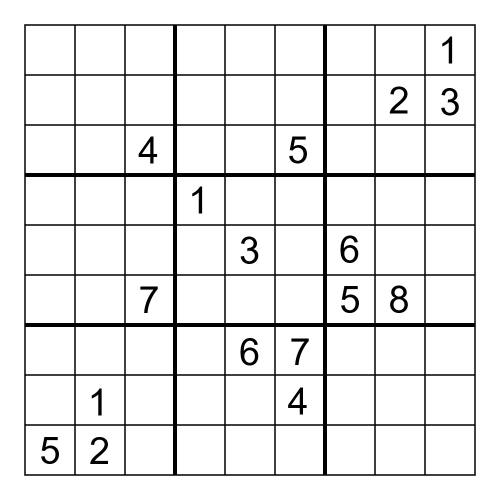
#> input picture Projeto-Sudoku/sudoku/Sudoku4.jpg, 1000 x 1000 px (shown at 1/2 size); its folder holds only this picture in this run
$ python 'código-sudoku.py'
#> lines starting #> are read from the running program, lines starting #| are printed output that depends on the picture; after the words box and inside, x2 and y2 are one past the last pixel; in counts of white or black regions, pixels touching at a corner belong together
#Guilherme Proença Cravo da Costa - 160068

from cv2 import cv2
import numpy as np
import glob

for g in glob.glob("data/sudoku/*.jpg"): # Criar uma pasta chamada 'sudoku' com as imagens
    img = cv2.imread(g, cv2.IMREAD_COLOR)
#> img is the input picture: shape (1000, 1000, 3); min 0, max 255, mean 234
    img = cv2.resize(img,(600,600))
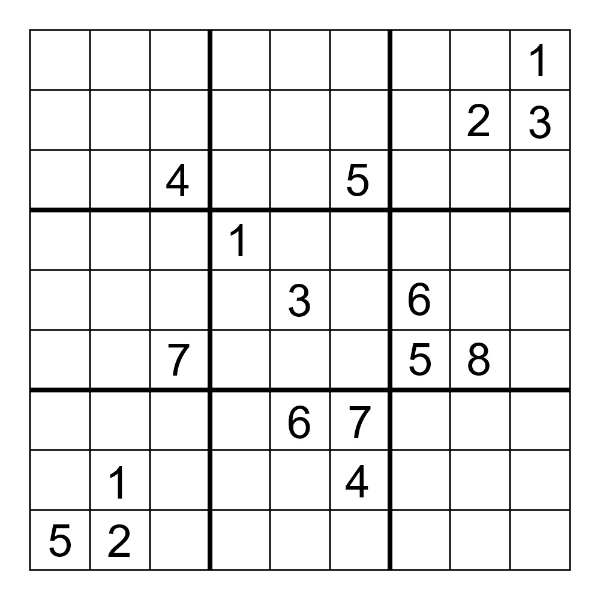
#> img: shape (600, 600, 3); min 0, max 255, mean 234.9

    _,img2 = cv2.threshold(img,200,255,cv2.THRESH_BINARY_INV)
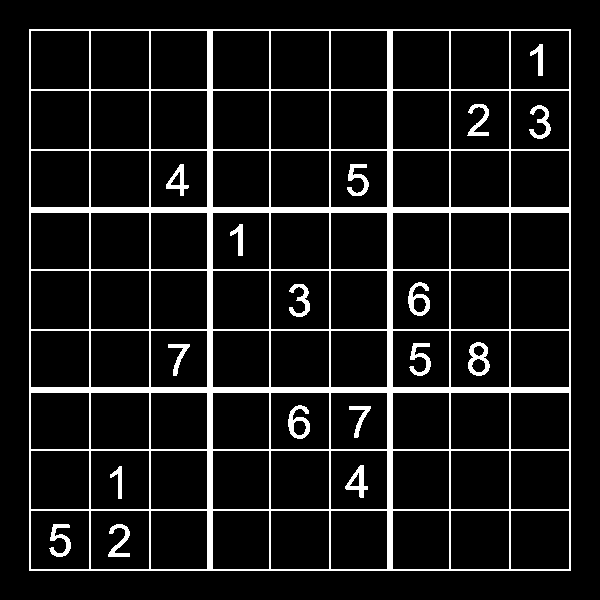
#> img2: shape (600, 600, 3); 9.6% white; 18 white regions, largest, box (x1, y1, x2, y2) and area: (29, 29, 571, 571) 29568, (468, 342, 490, 376) 373, (408, 282, 430, 316) 363
    imgray = cv2.cvtColor(img2,cv2.COLOR_BGR2GRAY)
#> imgray: shape (600, 600); 9.6% white; 18 white regions

    ret,thresh = cv2.threshold(imgray,127,255,0)

    contours, hierarchy = cv2.findContours(thresh,cv2.RETR_CCOMP,cv2.CHAIN_APPROX_SIMPLE)
#> contours = 105 contours; largest, box (x1, y1, x2, y2) and area: (29, 29, 571, 571) 292681, (510, 510, 570, 570) 3479, (450, 510, 510, 570) 3479, (270, 510, 330, 570) 3479, (90, 510, 150, 570) 3479
    hierarchy = hierarchy[0]

    for i in zip(contours,hierarchy):
        contorno_atual = i[0]
        hierarquia_atual = i[1]
        x,y,w,h = cv2.boundingRect(contorno_atual)

        if (hierarquia_atual[3] < 0):
            if (hierarquia_atual[0] > -1 and x+w < 580 and y+h < 590 and w < 40):
                cv2.rectangle(img, (x,y), (x+w,y+h),(0,0,255), 2)
#> this loop made 105 passes
#> (x, y, w, h) on passes 1 to 12: (108, 524, 22, 33), (49, 524, 22, 33), (110, 466, 12, 33), (345, 465, 23, 33), (349, 472, 11, 15), (349, 406, 22, 32), (288, 405, 22, 34), (293, 420, 14, 16), (168, 344, 22, 32), (409, 343, 22, 33), (468, 342, 22, 34), (471, 358, 15, 15)
#> (contorno_atual, x, y, w, h) on pass 24: ([[29, 29], [29, 570], [570, 570], [570, 29]], 29, 29, 542, 542)
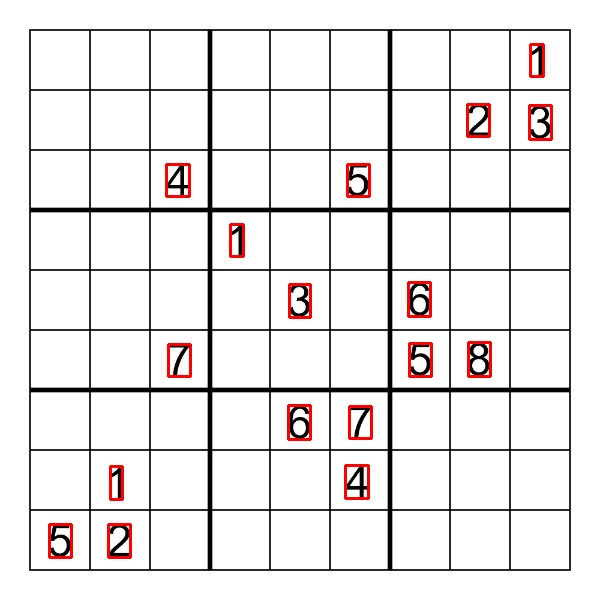
#> img: shape (600, 600, 3); 1.49% of pixels changed, all inside (x1, y1, x2, y2) = (48, 43, 553, 559)

    cv2.imshow('sudoku',img)
    cv2.waitKey(3000)

cv2.destroyAllWindows()

$ run again, on Projeto-Sudoku/sudoku/sudoku2.jpg
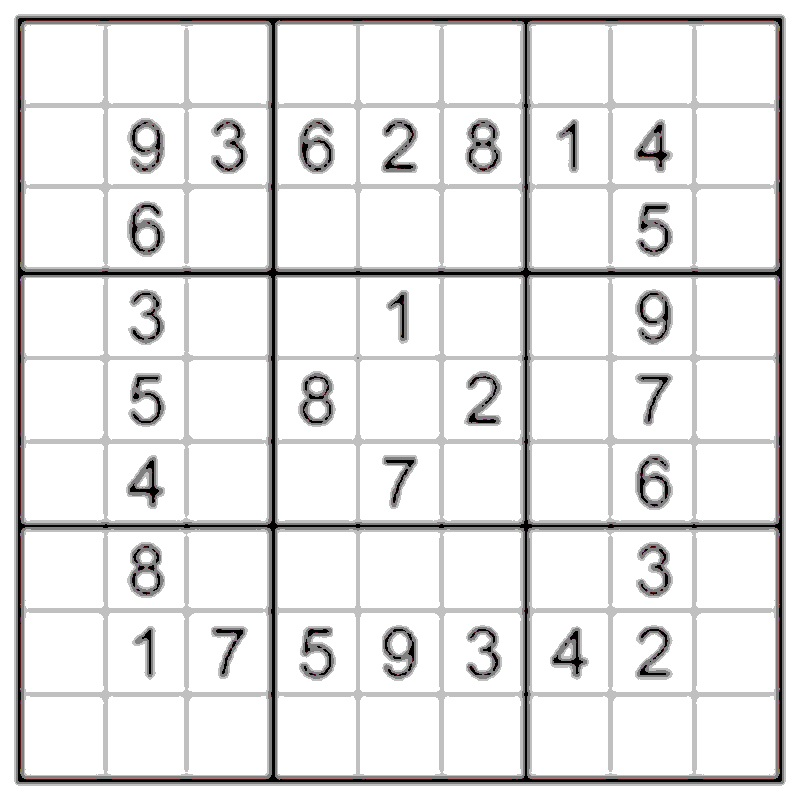
#> input picture Projeto-Sudoku/sudoku/sudoku2.jpg, 800 x 800 px
#> img is the input picture: shape (800, 800, 3); mean B, G, R 229.8, 229.8, 230.4
#> `ret,thresh = cv2.threshold(imgray,127,255,0)`:
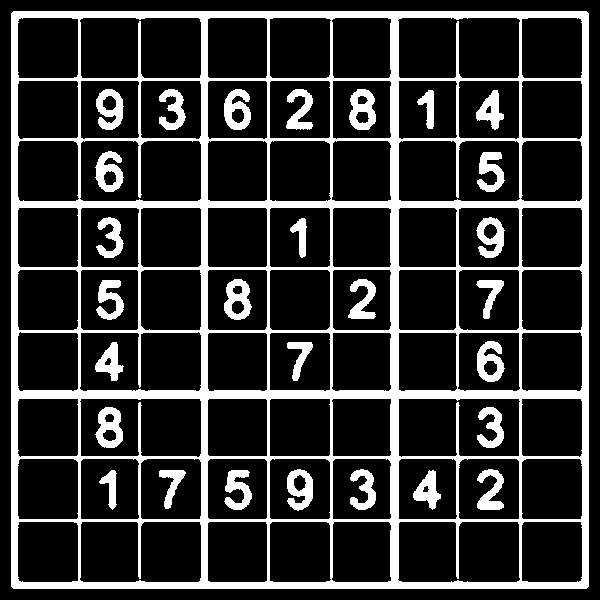
#> thresh: shape (600, 600); 19.4% white; 29 white regions
#> contours = 116 contours; largest, box (x1, y1, x2, y2) and area: (11, 11, 589, 589) 332921, (397, 521, 521, 583) 7236, (397, 17, 521, 79) 7234, (79, 521, 202, 583) 7232, (79, 17, 202, 79) 7232
#> the loop `for i in zip(contours,hierarchy):` made 116 passes
#> (x, y, w, h) on passes 1 to 8: (413, 470, 28, 40), (422, 485, 8, 8), (224, 470, 28, 40), (159, 470, 27, 39), (99, 470, 18, 40), (477, 469, 27, 41), (350, 469, 26, 41), (287, 469, 26, 42)
#> after the loop `for i in zip(contours,hierarchy):`:
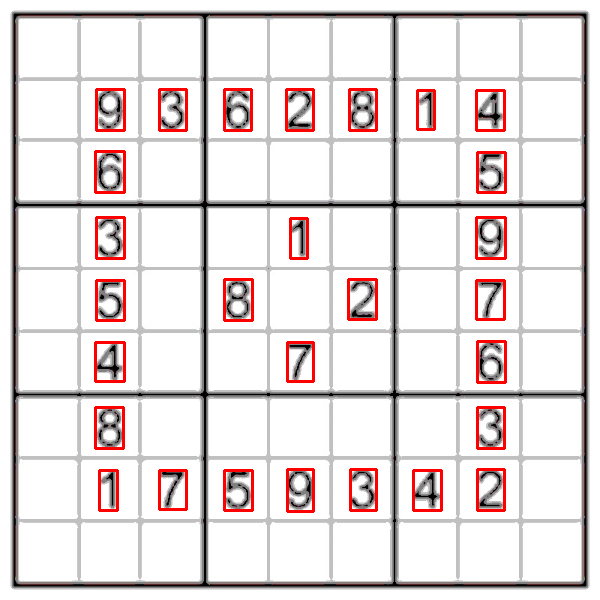
#> img: shape (600, 600, 3); mean B, G, R 222.3, 222.3, 230.7

$ run again, on Projeto-Sudoku/sudoku/sudoku3.jpg
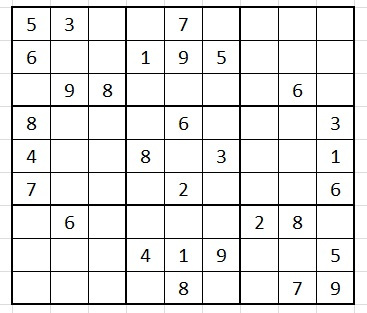
#> input picture Projeto-Sudoku/sudoku/sudoku3.jpg, 367 x 313 px
#> img is the input picture: shape (313, 367, 3); mean B, G, R 232.2, 232.4, 232.3
#> `ret,thresh = cv2.threshold(imgray,127,255,0)`:
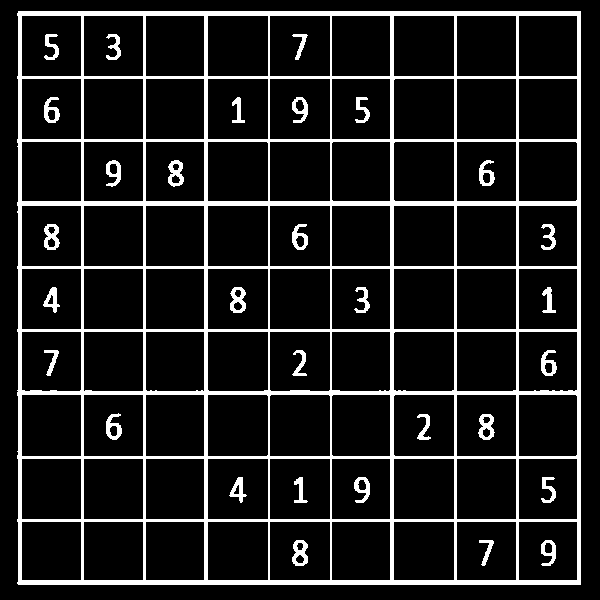
#> thresh: shape (600, 600); 12.3% white; 31 white regions
#> contours = 133 contours; largest, box (x1, y1, x2, y2) and area: (17, 11, 581, 585) 322064, (393, 394, 455, 457) 3777, (269, 394, 331, 457) 3777, (207, 394, 269, 457) 3777, (393, 458, 455, 520) 3719
#> the loop `for i in zip(contours,hierarchy):` made 133 passes
#> (x, y, w, h) on passes 1 to 8: (541, 540, 15, 26), (544, 542, 9, 12), (479, 540, 15, 26), (292, 540, 16, 26), (295, 554, 10, 10), (296, 542, 8, 9), (541, 477, 15, 26), (354, 477, 16, 26)
#> after the loop `for i in zip(contours,hierarchy):`:
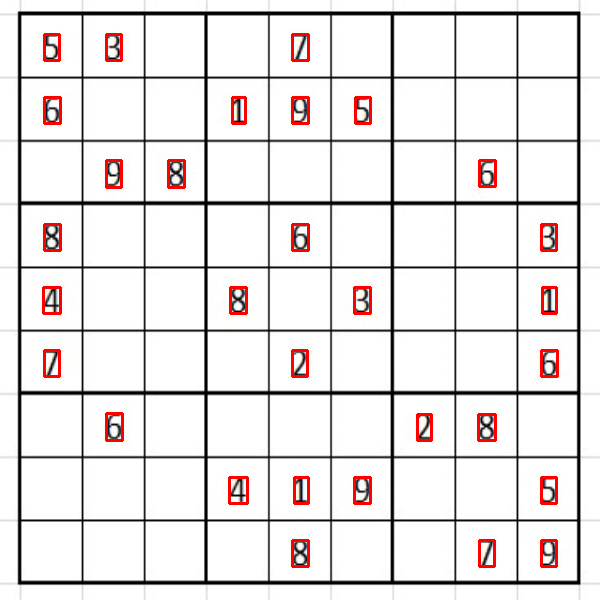
#> img: shape (600, 600, 3); mean B, G, R 227.5, 227.7, 232.8

$ run again, on Projeto-Sudoku/sudoku/sudoku5.jpg
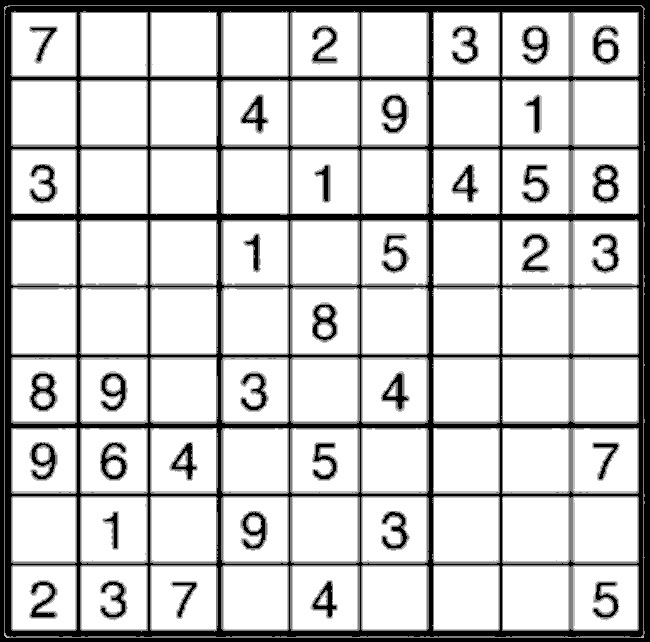
#> input picture Projeto-Sudoku/sudoku/sudoku5.jpg, 650 x 642 px
#> img is the input picture: shape (642, 650, 3); mean B, G, R 204.7, 204.7, 204.7
#> `_,img2 = cv2.threshold(img,200,255,cv2.THRESH_BINARY_INV)`:
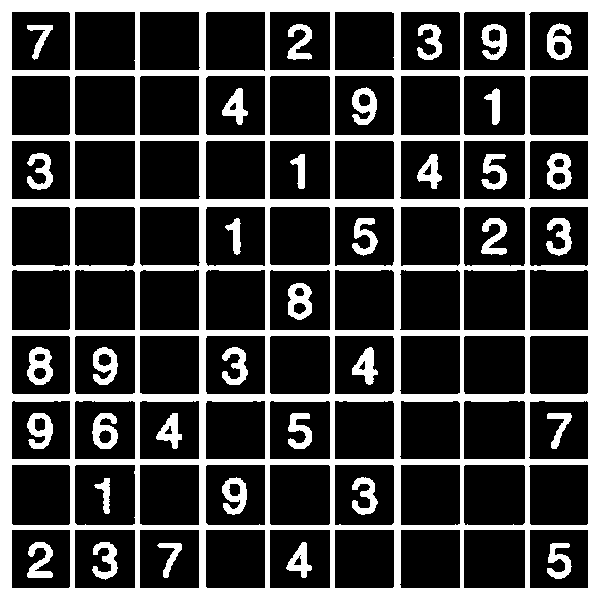
#> img2: shape (600, 600, 3); 26.9% white; 36 white regions, largest, box (x1, y1, x2, y2) and area: (0, 0, 600, 600) 80045, (27, 347, 53, 385) 603, (288, 283, 312, 320) 583
#> imgray: shape (600, 600); 26.9% white; 36 white regions
#> contours = 136 contours, 1 with area under 20; largest, box (x1, y1, x2, y2) and area: (0, 0, 600, 600) 358801, (463, 464, 526, 526) 3768, (463, 269, 526, 331) 3733, (269, 464, 331, 526) 3714, (463, 75, 526, 136) 3712
#> the loop `for i in zip(contours,hierarchy):` made 136 passes
#> (x, y, w, h) on passes 1, 2, 3, 4, 6, 7, 8, 9: (547, 543, 25, 36), (157, 543, 25, 35), (286, 542, 26, 36), (293, 555, 9, 11), (92, 542, 26, 38), (27, 542, 26, 36), (94, 478, 16, 36), (352, 477, 26, 38)
#> after the loop `for i in zip(contours,hierarchy):`:
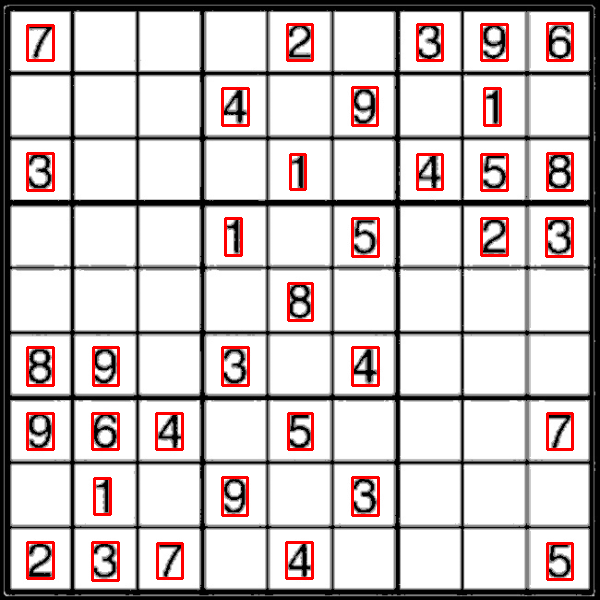
#> img: shape (600, 600, 3); mean B, G, R 196.4, 196.4, 205.4

$ run again, on Projeto-Sudoku/sudoku/Sudoku7.jpg
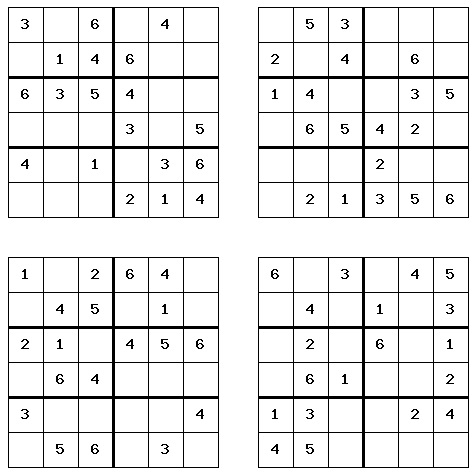
#> input picture Projeto-Sudoku/sudoku/Sudoku7.jpg, 474 x 474 px
#> img is the input picture: shape (474, 474, 3); min 0, max 255, mean 233.3
#> `_,img2 = cv2.threshold(img,200,255,cv2.THRESH_BINARY_INV)`:
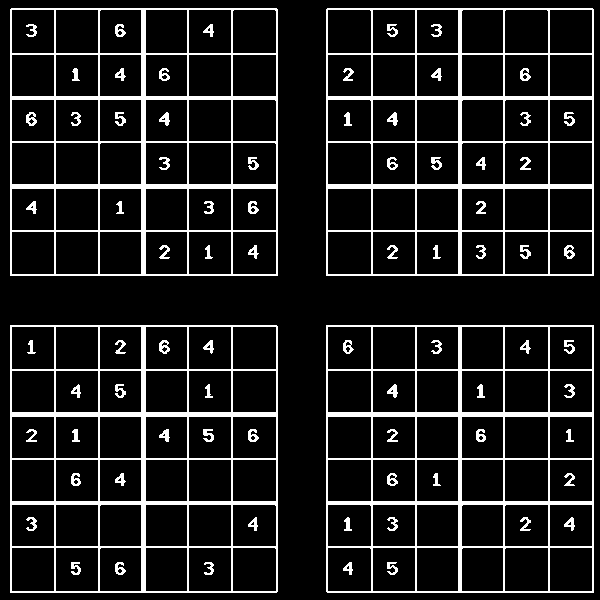
#> img2: shape (600, 600, 3); 11.8% white; 80 white regions, largest, box (x1, y1, x2, y2) and area: (10, 8, 278, 276) 9329, (10, 325, 278, 593) 9327, (326, 8, 594, 276) 9084
#> imgray: shape (600, 600); 11.8% white; 80 white regions
#> contours = 261 contours, 34 with area under 20; largest, box (x1, y1, x2, y2) and area: (326, 325, 594, 593) 71288, (10, 325, 278, 593) 71288, (326, 8, 594, 276) 71288, (10, 8, 278, 276) 71288, (504, 547, 549, 592) 1932
#> the loop `for i in zip(contours,hierarchy):` made 261 passes
#> (x, y, w, h) on passes 1 to 3: (387, 562, 11, 13), (343, 562, 10, 13), (346, 565, 4, 5)
#> after the loop `for i in zip(contours,hierarchy):`:
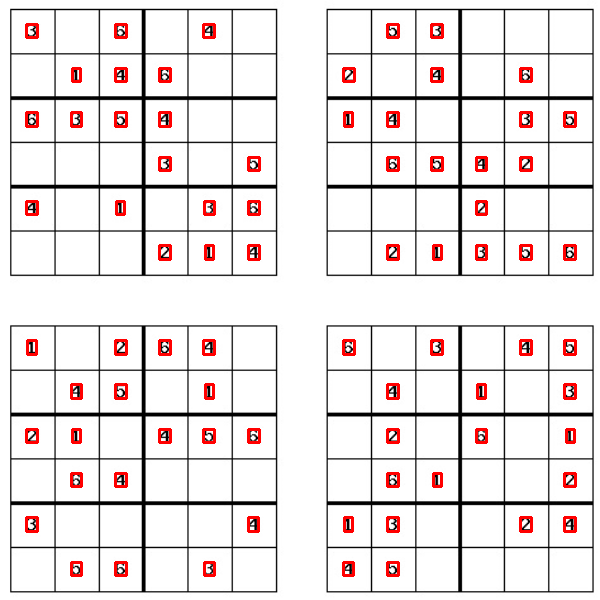
#> img: shape (600, 600, 3); mean B, G, R 226.8, 226.8, 234.3
